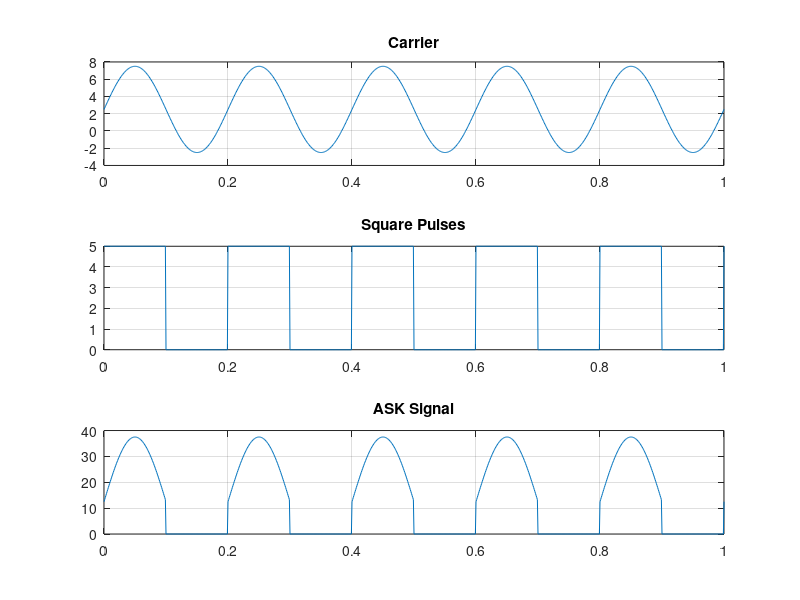

Write the MATLAB code that produced this figure.
% clear everything
clc;
close all;
clear all;

amplitude = 5;
time      = 0:0.001:1;

carrier_frequency = input("Carrier Frequency: "); % eg. 25
pulse_frequency   = input("Pulse Frequency: ");   % eg. 5

% subplot(m, n, p) is a function that divides the page into a grid
% m, n is size of grid in row, col
% p is the selected position to display the next plot on

x = amplitude.*sin(2 * pi * carrier_frequency * time) + (amplitude / 2);
subplot(3, 1, 1);
plot(time, x);
title("Carrier");
grid on;

u = amplitude/2.*square(2 * pi * pulse_frequency * time) + (amplitude / 2);
subplot(3, 1, 2);
plot(time, u);
title("Square Pulses");
grid on;

v = x.*u;
subplot(3, 1, 3);
plot(time, v);
title("ASK Signal");
grid on;
